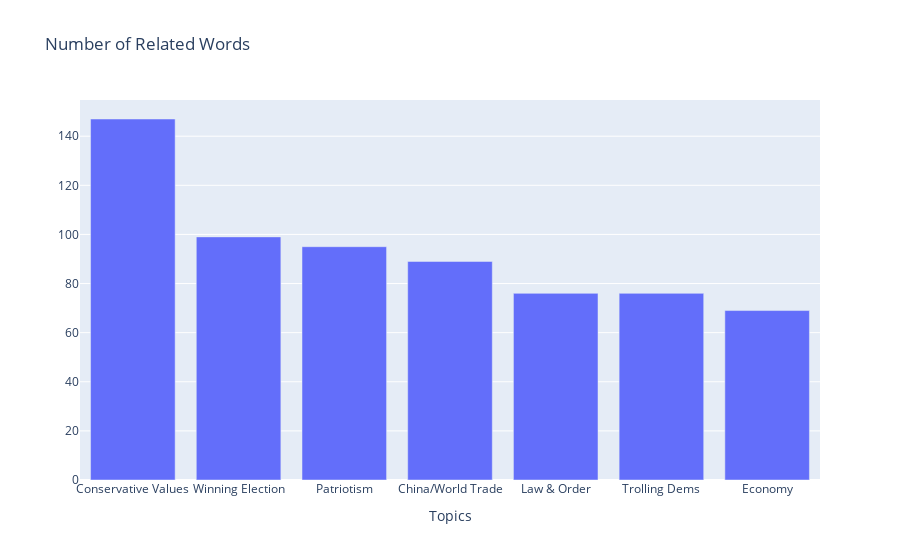

Write notebook code for a chart like this one.
### Code cell
fig_wi = px.bar(data_frame=df_topic_wi, x='Topics', y='Number of Related Words', title='Number of Related Words', labels={'Number of Related Words':''})
fig_wi.show();

### Figure 1 — Plotly figure (JSON) as saved in the notebook; plotly's stock layout.template omitted (floating-point values rounded to 4 significant figures)
{"data": [{"alignmentgroup": "True", "hovertemplate": "Topics=%{x}<br>=%{y}<extra></extra>", "legendgroup": "", "marker": {"color": "#636efa"}, "name": "", "offsetgroup": "", "orientation": "v", "showlegend": false, "textposition": "auto", "type": "bar", "x": ["Conservative Values", "Winning Election", "Patriotism", "China/World Trade", "Law & Order", "Trolling Dems", "Economy"], "xaxis": "x", "y": [147, 99, 95, 89, 76, 76, 69], "yaxis": "y"}], "layout": {"barmode": "relative", "legend": {"tracegroupgap": 0}, "title": {"text": "Number of Related Words"}, "xaxis": {"anchor": "y", "domain": [0, 1], "title": {"text": "Topics"}}, "yaxis": {"anchor": "x", "domain": [0, 1], "title": {"text": ""}}}}
